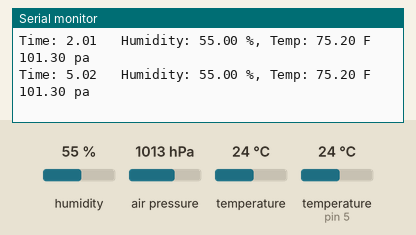
This sketch was run on a simulated Arduino Uno, built with avr-gcc and run on an emulated ATmega328P. Shown: the last lines printed to the serial monitor. The inputs (shaded band) are chosen by the test bench; at power-on: humidity 55 %, air pressure 1013 hPa, temperature 24 °C, temperature (sensor on pin 5) 24 °C.

Above: at 5.8 s.
5.9 s: humidity set to 22 %
At 9.1 s:
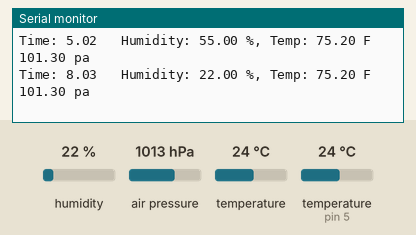
10.1 s: air pressure set to 952 hPa
At 11.7 s:
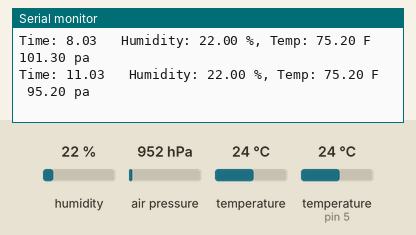
14.3 s: temperature (sensor 0) set to 12 °C
At 18.1 s:
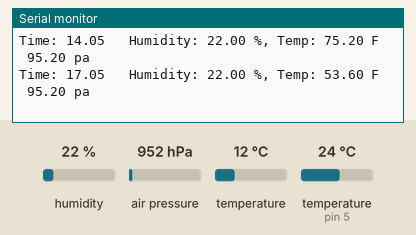
18.5 s: humidity set to 40 %
At 20.8 s:
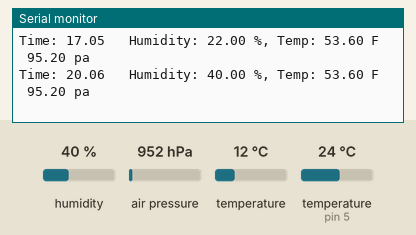
22.7 s: air pressure set to 975 hPa
At 23.4 s:
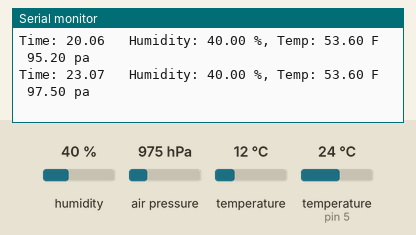
Timing chart, 0 to 25.7 s (numbered marks = the images above; inputs shaded):
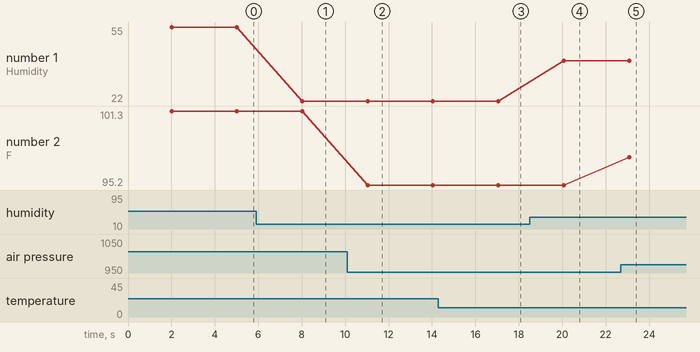

Measured:
- after the input at 5.9 s, the serial monitor: prints a new line after 2.1 s (image 1)
- after the input at 10.1 s, the serial monitor: prints a new line after 0.94 s (image 2)
- after the input at 14.3 s, the serial monitor: prints a new line after 2.8 s (image 3)
- after the input at 18.5 s, the serial monitor: prints a new line after 1.6 s (image 4)
- after the input at 22.7 s, the serial monitor: prints a new line after 0.38 s (image 5)
- plotted number 1: 55 → 22 after the input at 5.9 s, 22 → 40 after the input at 18.5 s
- plotted number 2: 101.3 → 95.2 after the input at 10.1 s, 95.2 → 97.5 after the input at 22.7 s

The sketch:

Cascade_Run.ino
```cpp
/* How to use the DHT-22 sensor with Arduino uno
   Temperature and humidity sensor
*/

//Libraries
#include <DHT.h>;
# include <Adafruit_MPL3115A2.h>
Adafruit_MPL3115A2 baro = Adafruit_MPL3115A2();

//Constants
#define DHTPIN 5     // what pin we're connected to
#define DHTTYPE DHT22   // DHT 22  (AM2302)
DHT dht(DHTPIN, DHTTYPE); //// Initialize DHT sensor for normal 16mhz Arduino
unsigned long time;


//Variables
int chk;
float hum;  //Stores humidity value
float temp; //Stores temperature value

void setup()
{
  Serial.begin(9600);
  dht.begin();
  baro.begin();
}

void loop()
{
    delay(2000);
    //Read data and store it to variables hum and temp
    hum = dht.readHumidity();
    float bar = baro.getPressure()/1000;
    float tempc = baro.getTemperature();
    float tempf = (tempc * 9/5) +32;

    //Print temp and humidity values to serial monitor
    Serial.print("Time: ");
    time = millis();
    Serial.print(time/1000.0);
    Serial.print("   ");
    Serial.print("Humidity: ");
    Serial.print(hum);
    Serial.print(" %, Temp: ");
    Serial.print(tempf);
    Serial.print(" F  ");
    Serial.print(bar);
    Serial.println(" pa");
    delay(1000);
}
```
